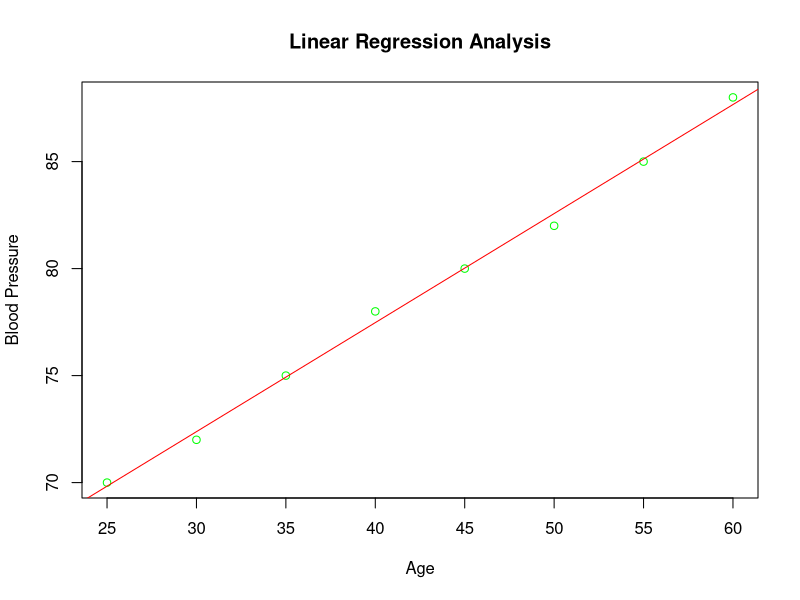

The R source for this figure:
# Experiment 4: Regression Analysis Using R

# Create sample dataset
diabetes <- data.frame(
  Age = c(25, 30, 35, 40, 45, 50, 55, 60),
  BloodPressure = c(70, 72, 75, 78, 80, 82, 85, 88),
  Glucose = c(90, 100, 110, 120, 130, 140, 150, 160)
)

# Display dataset
print(diabetes)

# Linear Regression
relation <- lm(BloodPressure ~ Age, data = diabetes)
print(relation)

# Plot Linear Regression
plot(diabetes$Age, diabetes$BloodPressure,
     col = "green",
     main = "Linear Regression Analysis",
     xlab = "Age",
     ylab = "Blood Pressure")

abline(relation, col = "red")

# Predict Blood Pressure
A <- data.frame(Age = diabetes$Age)
result <- predict(relation, A)
print(result)

# Multiple Regression
model <- lm(Age ~ BloodPressure + Glucose, data = diabetes)
print(model)
